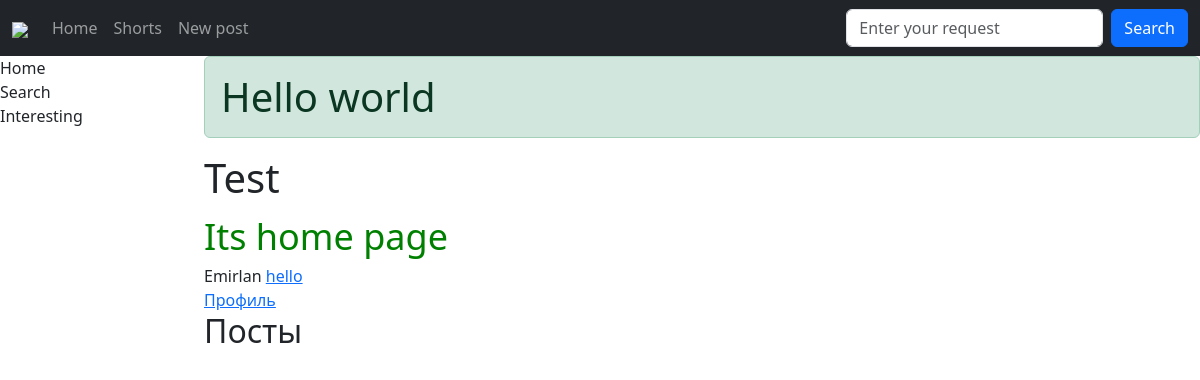
/, run on an earlier commit of the app's database.
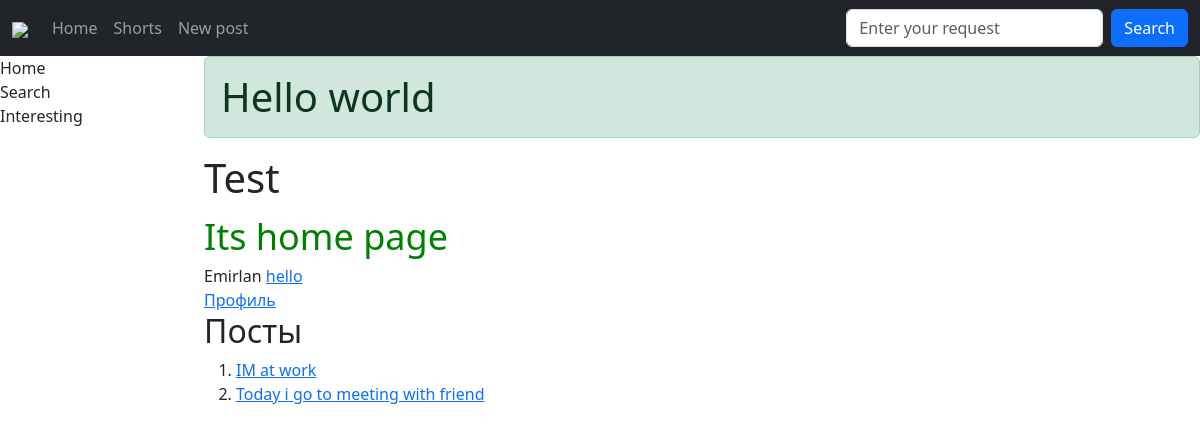
And on a later commit of the database.
### core/models.py (models this page shows, shortened)
class Post(models.Model):
    STATUS_CHOICES = (('Posted', 'Posted'),
                      ('Unposted', 'Unposted'))
    name = models.CharField('Header', max_length=80)
    description = models.TextField('Description', null=True)
    photo = models.ImageField('Photo', null=True, blank=False, upload_to="post_images/")
    status = models.CharField('Status', max_length=200, choices=STATUS_CHOICES, default="Posted")
    user = models.ForeignKey(to=User, on_delete=models.SET_NULL, null=True, blank=True,
                             verbose_name='Post author', related_name='posts')
    category = models.ManyToManyField(to='Category', blank=True, verbose_name='categories')
    likes = models.IntegerField('Like', default=0)

### core/views.py (the view)
# urls.py: path('', views.homepage),
def homepage(request):
    context = {'name': 'Emirlan'}
    posts_list = Post.objects.all()
    context['posts'] = posts_list
    return render(request, 'home.html', context)

### core/templates/home.html
{% extends 'base.html' %}
{% block content %}
    <h1 class="alert alert-success">
        Hello world
    </h1>
    <h1>Test</h1>
    <div class="hulk">
        Its home page
    </div>
    {{ name }} <a href="">hello</a>
    <div>
        <a href="/profile/{{ request.user.profile.id }}">
            Профиль {{ request.user.username }}
        </a>
    </div>
    <h2>Посты</h2>
    <ol>
        {% for post in posts %}
        <li>
            <a href="/posts/{{ post.id }}">
                {{ post.name }}
            </a>
        </li>
        {% endfor %}
    </ol>
{% endblock %}

What changed in the data, as far as the page shows it:
added Post: name "IM at work"
added Post: name "Today i go to meeting with friend"
